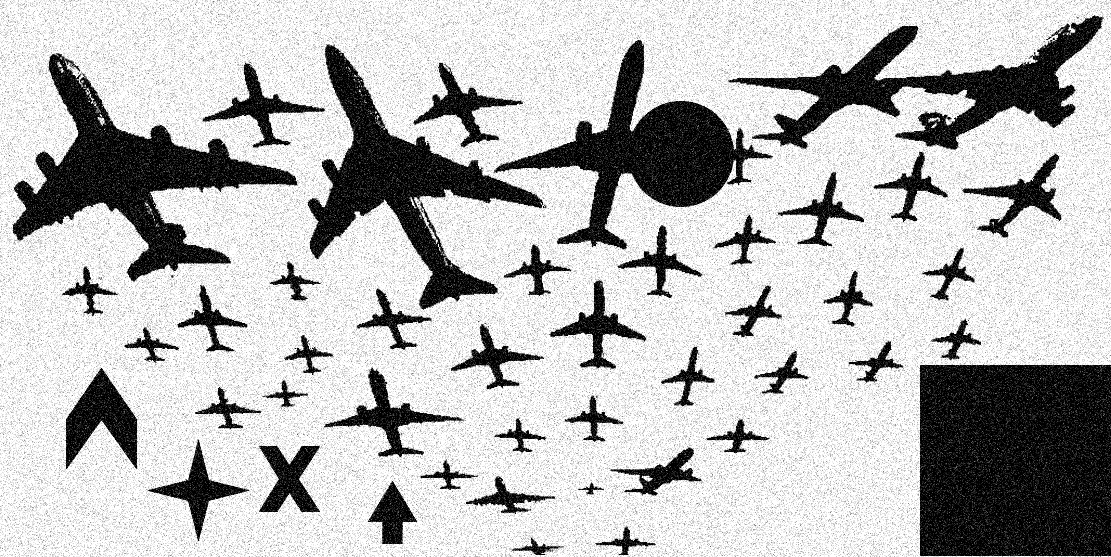
#> input picture Advanced Computer Vision HW5/planes.png, 1111 x 557 px
$ jupyter execute --allow-errors Template_Matching.ipynb
#> lines starting #> are read from the running program, lines starting #| are printed output that depends on the picture
[cell 1]
import numpy as np
import cv2
from matplotlib import pyplot as plt

[cell 2]
def show_cv2_image(image, title, cmap=None):
#     showing images read by cv2 by matplotlib
    plt.rcParams['figure.dpi'] = 200
    plt.imshow(image, cmap=cmap)
    plt.title(title)
    plt.show()

[cell 3]
planes_image_grayscale = cv2.imread('planes.png', cv2.IMREAD_GRAYSCALE)
#> planes_image_grayscale is the input picture: shape (557, 1111); min 0, max 255, mean 185.6

[cell 4]
# Canny edge detection with peoper thresholds
edges_image = cv2.Canny(planes_image_grayscale, 500, 800)
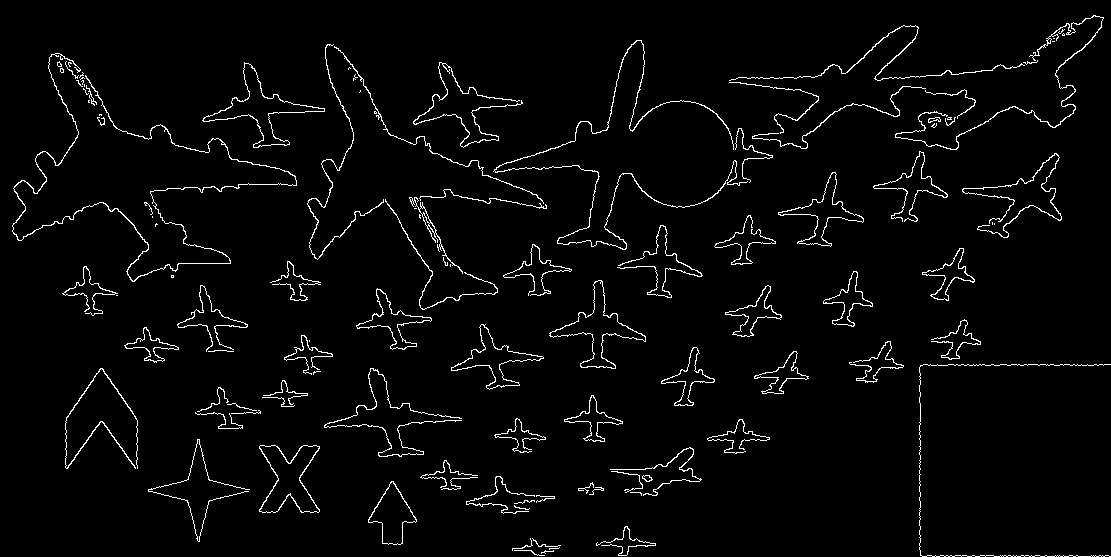
#> edges_image: shape (557, 1111); 3% white in thin lines or dots
show_cv2_image(edges_image, 'Canny Edge Detection', cmap='gray')

[cell 5]
# getting transform from edges
distance_image = cv2.distanceTransform(255 - edges_image, cv2.DIST_L1, 3)
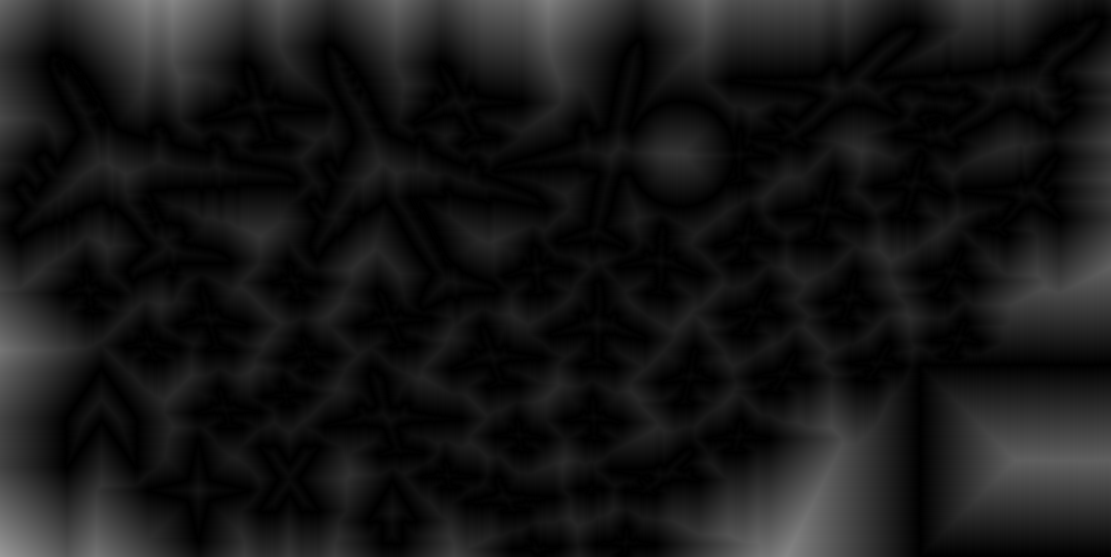
#> distance_image: shape (557, 1111) float32; min 0, max 154, mean 22.9
show_cv2_image(distance_image, 'Distance Image (Canny-based)', cmap='gray')

[cell 6]
# findong match points
match_points = []
threshold = 0.0085
#> (the rest of this cell did not finish here and is left out)

[cell 7]
# showing initial results
planes_image_rgb = cv2.imread('planes.png')
for match_point in match_points:
    planes_image_rgb = cv2.rectangle(planes_image_rgb,
                                     (match_point[1] - int(match_point[3] / 2), match_point[0] - int(match_point[2] / 2)),
                                     (match_point[1] + int(match_point[3] / 2), match_point[0] + int(match_point[2] / 2)), (255, 0, 0),
                                     1)
show_cv2_image(planes_image_rgb, 'Initial Matching Results (before NMS)')

[cell 8]
# Non maximum Suppression function
def NMS(match_points, threshold):
#> called with threshold = 0.3
    results = []
#     descending sort by distance
    sorted_points = sorted(match_points, key=lambda x: (-x[4], x[0], x[1], x[2], x[3]))
    while (len(sorted_points) != 0):
        selected_point = sorted_points.pop(0)
        results.append(selected_point)
        if len(selected_point) == 0:
            break
        i = 1
        while i < len(sorted_points):
            point = sorted_points[i]
#             getting union and intersectionbox limits
            outer_max_i = max(point[0] + point[2] / 2, selected_point[0] + selected_point[2] / 2)
            inner_max_i = min(point[0] + point[2] / 2, selected_point[0] + selected_point[2] / 2)
            outer_min_i = min(point[0] - point[2] / 2, selected_point[0] - selected_point[2] / 2)
            inner_min_i = max(point[0] - point[2] / 2, selected_point[0] - selected_point[2] / 2)
            outer_max_j = max(point[1] + point[3] / 2, selected_point[1] + selected_point[3] / 2)
            inner_max_j = min(point[1] + point[3] / 2, selected_point[1] + selected_point[3] / 2)
            outer_min_j = min(point[1] - point[3] / 2, selected_point[1] - selected_point[3] / 2)
            inner_min_j = max(point[1] - point[3] / 2, selected_point[1] - selected_point[3] / 2)
            union = (outer_max_i - outer_min_i) * (outer_max_j - outer_min_j)
            if inner_max_i < inner_min_i or inner_max_j < inner_min_j:
                intersection = 0
            else:
                intersection = (inner_max_i - inner_min_i) * (inner_max_j - inner_min_j)
#             applying deletion
            if intersection / union > threshold:
                sorted_points.pop(i)
            else:
                i += 1
    return results

[cell 9]
# Showing results after NMS
planes_image_rgb = cv2.imread('planes.png')
results = NMS(match_points, 0.3)
for result in results:
    planes_image_rgb = cv2.rectangle(planes_image_rgb,
                                     (result[1] - int(result[3] / 2), result[0] - int(result[2] / 2)),
                                     (result[1] + int(result[3] / 2), result[0] + int(result[2] / 2)), (255, 0, 0),
                                     1)
show_cv2_image(planes_image_rgb, 'Final Matching Results (after NMS)')
